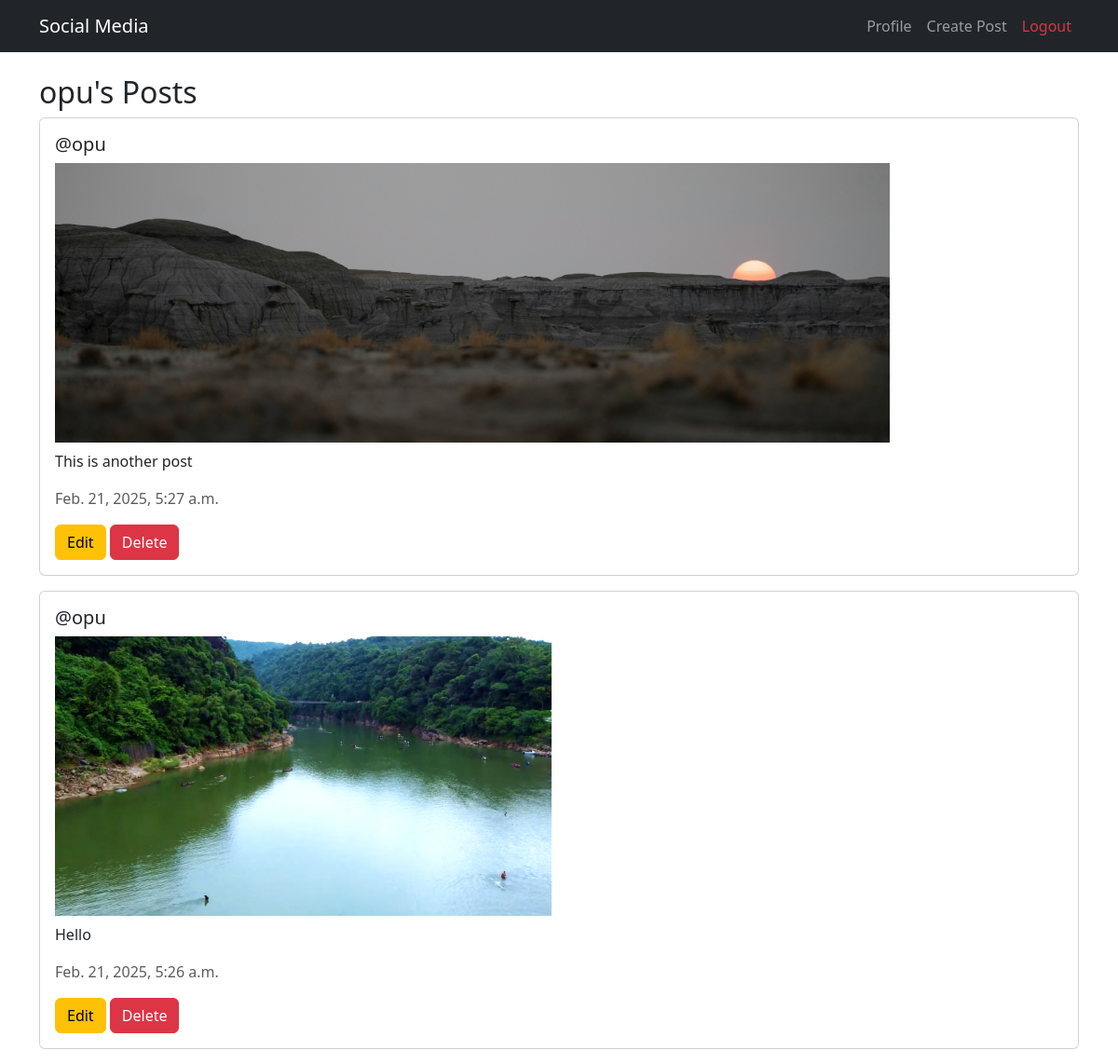
The page /profile/opu/ (signed in) on the database its author committed.
### posts/models.py (models this page shows, shortened)
class Post(models.Model):
    user = models.ForeignKey(User, on_delete=models.CASCADE)
    content = models.TextField()
    image = models.ImageField(upload_to='post_images/', blank=True, null=True)
    created_at = models.DateTimeField(auto_now_add=True)

### posts/views.py (the view)
# urls.py: path('profile/<str:username>/', views.profile, name='profile'),
@login_required
def profile(request, username):  # Accept username parameter
    user = get_object_or_404(User, username=username)  # Get the user by username
    user_posts = Post.objects.filter(user=user).order_by('-created_at')  # Fetch only their posts
    return render(request, 'profile.html', {'user': user, 'user_posts': user_posts})

### posts/templates/profile.html
{% extends 'base.html' %}
{% block content %}
<h2>{{ user.username }}'s Posts</h2>
{% if user_posts %}
{% for post in user_posts %}
<div class="card mb-3">
    <div class="card-body">
        <h5 class="card-title">@{{ post.user.username }}</h5>
        {% if post.image %}
        <img src="{{ post.image.url }}" class="img-fluid mb-2" alt="Post Image" style="max-height: 300px;">
        {% endif %}
        <p class="card-text">{{ post.content }}</p>
        <p class="text-muted">{{ post.created_at }}</p>
        {% if post.user == request.user %}
        <a href="{% url 'edit_post' post.id %}" class="btn btn-warning">Edit</a>
        <a href="{% url 'delete_post' post.id %}" class="btn btn-danger">Delete</a>
        {% endif %}
    </div>
</div>
{% endfor %}
{% else %}
<p>No posts yet. Start sharing your thoughts!</p>
{% endif %}
{% endblock %}

### rows shown on the page
Post: user.username "opu", image (picture), content "This is another post", created_at "Feb. 21, 2025, 5:27 a.m.", shows "Edit"
Post: user.username "opu", image (picture), content "Hello", created_at "Feb. 21, 2025, 5:26 a.m.", shows "Edit"

### other values the page prints
{{ user.username }} "opu"
